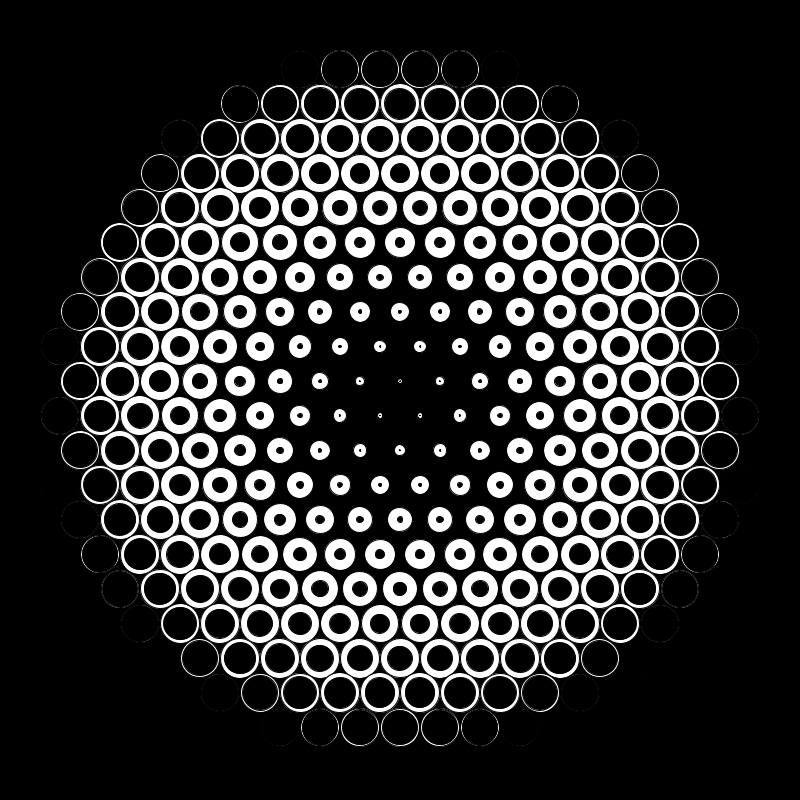
Frame 1 (no input)
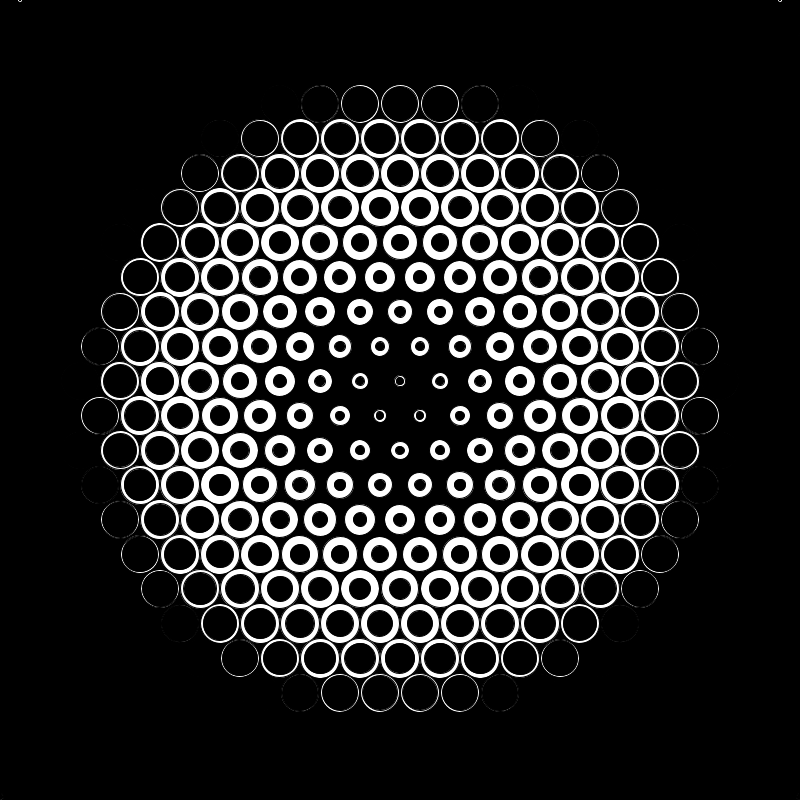
Frame 60 (the mouse pressed at the canvas centre just before this capture)
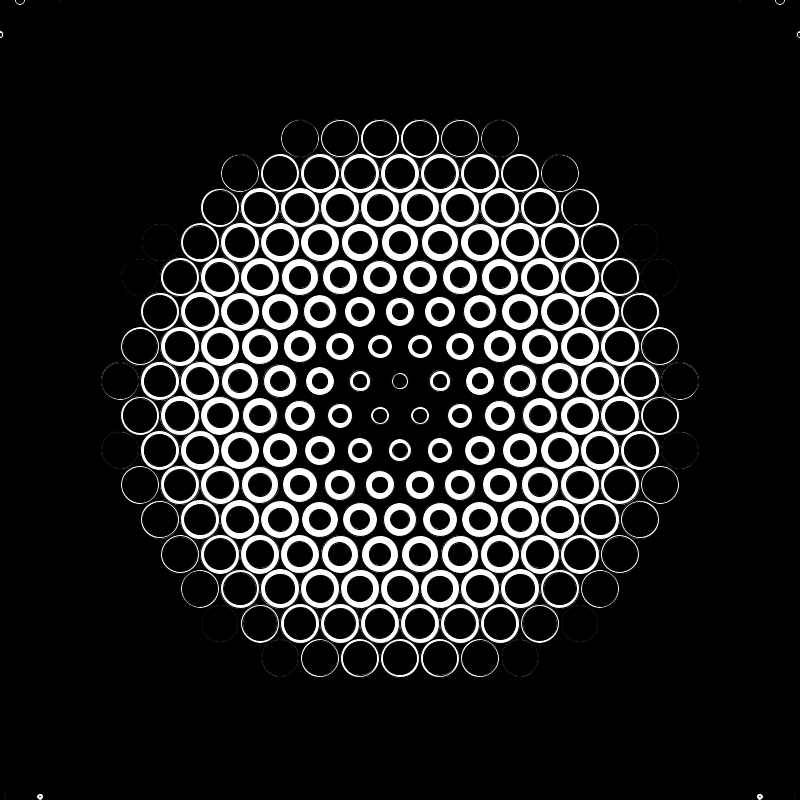
Frame 120 (the mouse held since frame 60 and released just before this capture)

The Processing sketch that drew these frames (run headless with seeded random() and noise(); from frame 60 on, the mouse is pressed at the canvas centre):

// Processing sketch: Texture
// ── Texture.pde
float[][] anguloBlack;
float[][] anguloWhite;

void setup()
{
  size(800, 800);
  
  anguloBlack = new float[25][25];
  anguloWhite = new float[25][25];
  
  for(int row=0; row<25; row++)
  {
    for(int col=0; col<25; col++)
    {
      anguloWhite[col][row] = -map(dist(-20+col*40+(row%2)*20, 0+row*40*sqrt(3)/2, width/2, height/2), 0, dist(0, 0, width/2, height/2), 0, PI);
      anguloBlack[col][row] = -map(anguloWhite[col][row], 0, PI, 0, anguloWhite[col][row]);//sin(map(col*row, 0, 24, 0, TWO_PI));
    }
  }
}

void draw()
{
  background(0);
  
  for(int row=0; row<25; row++)
  {
    for(int col=0; col<25; col++)
    {
      fill(255);
      ellipse(-20+col*40+(row%2)*20, 0+row*40*sqrt(3)/2, 40*sin(anguloWhite[col][row]), 40*sin(anguloWhite[col][row]));
      fill(0);
      ellipse(-20+col*40+(row%2)*20, 0+row*40*sqrt(3)/2, 40*sin(anguloBlack[col][row]), 40*sin(anguloBlack[col][row]));
    }
  }
  
  for(int row=0; row<25; row++)
  {
    for(int col=0; col<25; col++)
    {
      anguloWhite[col][row] += 0.05;
      anguloBlack[col][row] += 0.05;
    }
  }
  
}
